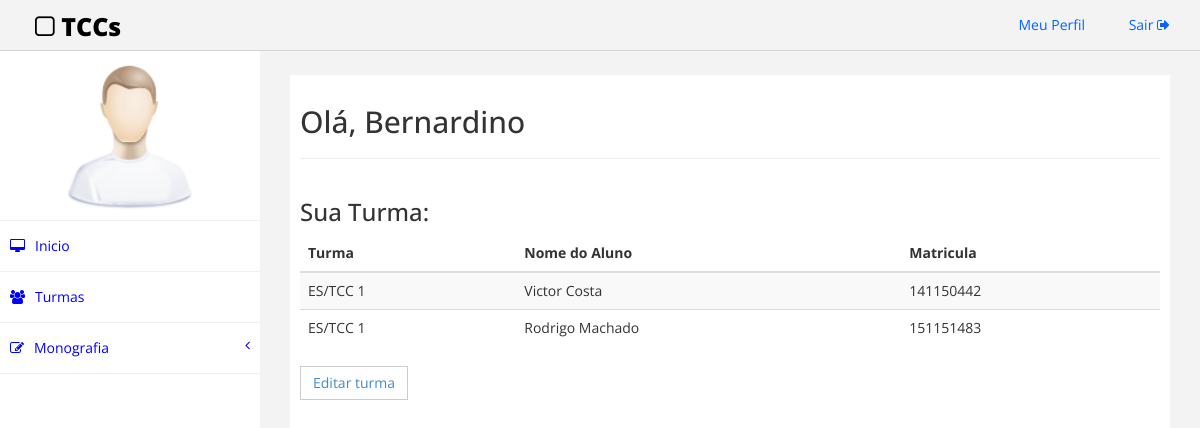
The app's page /src/indexCoordenador.php (signed in), older data.
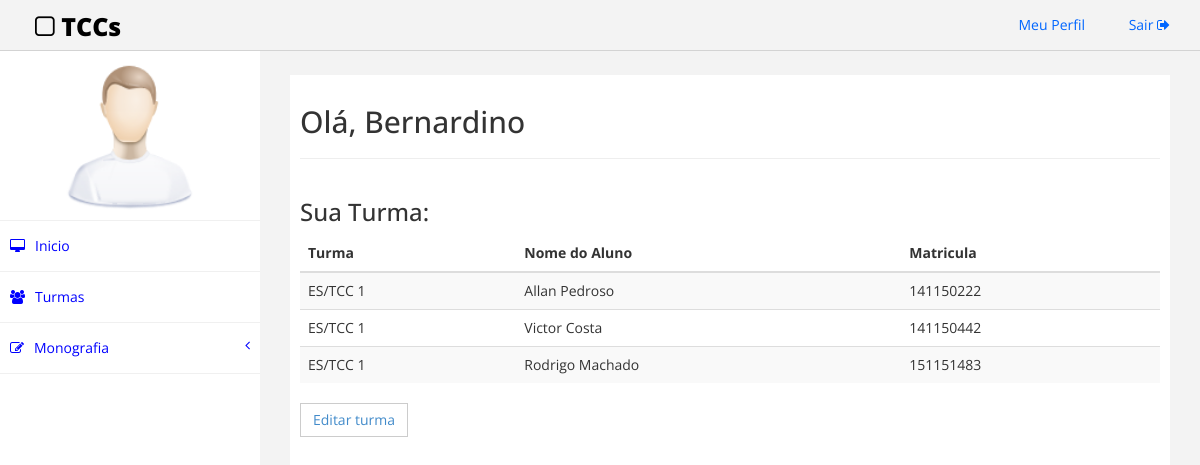
The same page, newer data.
### tables this page shows
CREATE TABLE IF NOT EXISTS `professor` (
  `siape` varchar(20) NOT NULL,
  `nome` varchar(50) NOT NULL,
  `senha` varchar(45) NOT NULL,
  `email` varchar(50) NOT NULL,
  PRIMARY KEY (`siape`)
);

CREATE TABLE IF NOT EXISTS `turma_has_aluno` (
  `Turma_nomeTurma` varchar(15) NOT NULL,
  `Aluno_matricula` varchar(50) NOT NULL,
  PRIMARY KEY (`Turma_nomeTurma`,`Aluno_matricula`),
  KEY `fk_Turma_has_Aluno_Aluno1_idx` (`Aluno_matricula`),
  KEY `fk_Turma_has_Aluno_Turma1_idx` (`Turma_nomeTurma`)
);

CREATE TABLE IF NOT EXISTS `aluno` (
  `matricula` varchar(50) NOT NULL,
  `nome` varchar(50) NOT NULL,
  `senha` varchar(45) NOT NULL,
  `email` varchar(50) NOT NULL,
  PRIMARY KEY (`matricula`)
);

### src/indexCoordenador.php (the view, shortened to what this page needs)
<!DOCTYPE html>
<html>
<head>
    <link href="assets/css/bootstrap.css" rel="stylesheet" />
    <link href="assets/css/font-awesome.css" rel="stylesheet" />
    <link href="assets/css/custom.css" rel="stylesheet" />
</head>
<body>
    <div id="wrapper">
        <div class="navbar navbar-inverse navbar-fixed-top">
            <div class="adjust-nav">
                <div class="navbar-header">
                    <a class="navbar-brand" href="#"><i class="fa fa-square-o "></i>&nbsp;TCCs</a>
                </div>
                <div class="navbar-collapse collapse">
                    <ul class="nav navbar-nav navbar-right">
                        <li><a href="./perfil.php">Meu Perfil <i class="fa fa-user-circle "></i></a></li>
                        <li><a href="./action/logout.php">Sair <i class="fa fa-sign-out "></i></a></li>
                    </ul>
                </div>
            </div>
        </div>
        <nav class="navbar-default navbar-side" role="navigation">
            <div class="sidebar-collapse">
                <ul class="nav" id="main-menu">
                    <li class="text-center user-image-back">
                        <img src="assets/img/find_user.png" class="img-responsive user-image" />
                    </li>
                    <li>
                        <a href="indexCoordenador.php"><i class="fa fa-desktop "></i>Inicio</a>
                    </li>
                    <li>
                        <a href="turmas.php"><i class="fa fa-users "></i>Turmas</a>
                    </li>
                            <li>
                                <a href="#"><i class="fa fa-edit "></i>Monografia<span class="fa arrow"></span></a>
                            </li>
                        </ul>
            </div>
        </nav>
        <div id="page-wrapper">
            <div id="page-inner">
                <div class="row">
                    <div class="col-md-12">
                        <h2>Olá, <?php
                                $conn = new Connection();
                                $connection = $conn->getConnection();
                                $sql = "SELECT nome FROM professor WHERE siape = '".$_SESSION['usuario']."'";
                                $resultado = mysqli_query($connection, $sql) or die ("Erro ao conectar na tabela " . mysqli_error($connection));
                                $row = $resultado->fetch_assoc();
                                        echo $row['nome'];
                            ?></h2>
                            <hr>
                    </div>
                </div>
               <div class="row">
                    <div class="col-md-12">
                        <h3>Sua Turma:</h3>
                        <table class="table table-striped table-hover table-responsive">
                            <thead>
                                <tr>
                                    <th>
                                        Turma
                                    </th>
                                    <th>
                                        Nome do Aluno
                                    </th>
                                    <th>
                                        Matricula
                                    </th>
                                </tr>
                            </thead>
                            <tbody>
                                <?php
                                    $conn = new Connection();
                                    $connection = $conn->getConnection();
                                    $sql = "SELECT nomeTurma FROM turma WHERE Professor_siape = '".$_SESSION['usuario']."'";
                                    $resultado = mysqli_query($connection, $sql) or die ("Erro ao conectar na tabela " . mysqli_error($connection));
                                    $row = $resultado->fetch_assoc();
                                    $Turma = $row['nomeTurma'];
                                    $sql = "SELECT `aluno`.`nome`, `turma_has_aluno`.`Turma_nomeTurma`, `turma_has_aluno`.`Aluno_matricula`
                                            FROM `turma_has_aluno`
                                                LEFT JOIN `aluno` ON `turma_has_aluno`.`Aluno_matricula` = `aluno`.`matricula`
                                            WHERE (`turma_has_aluno`.`Turma_nomeTurma` = '".$Turma."');
                                            ";
                                    $resultado = mysqli_query($connection, $sql) or die ("Erro ao conectar na tabela " . mysqli_error($connection));
                                    while($row = $resultado->fetch_assoc()) {
                                            echo "<tr>
                                                    <td>
                                                        ".$row["Turma_nomeTurma"]."
                                                    </td>
                                                    <td>
                                                        ".$row["nome"]."
                                                    </td>
                                                    <td>
                                                        ".$row["Aluno_matricula"]."
                                                    </td>
                                                </tr>";
                                    }
                                ?>
                            </tbody>
                      </div>
                        <button class="btn btn-default"><a href="editarTurma.php">Editar turma</button>
                    </div>
                </div>
            </div>
        </div>
</body>
</html>

### src/assets/css/custom.css (style rules this page uses)
body { font-family: 'Open Sans', sans-serif; }
#wrapper { width: 100%; margin-top:50px; }
#page-wrapper { padding: 15px 15px; min-height: 600px; background:#F3F3F3; }
#page-inner { width:100%; margin:10px 20px 10px 0px; background-color:#fff!important; padding:10px; min-height:1200px; }
.text-center { text-align:center; }
.user-image-back { background-color: white; padding: 10px; }
.user-image { width: 150px; height: 150px; display: block; margin: 0 auto; }
.navbar-inverse .navbar-nav > li > a { color: #06F; }
.arrow { float: right; }
.fa.arrow:before { content: "\f104"; }
.sidebar-collapse , .sidebar-collapse .nav { background:none; }
.sidebar-collapse .nav { padding:0; }
.sidebar-collapse .nav > li > a { background: #FFFFFF; text-shadow: none; color:#0000FF; }
.sidebar-collapse > .nav > li > a { padding:15px 10px; }
.sidebar-collapse > .nav > li { border-bottom: 1px solid rgba(240, 240, 240, 1) !important; }
.navbar-side { border:none; background-color: #202020; }
.navbar-inverse { background-color: #f3f3f3; border-color: #D3D3D3; }
.navbar-default { border:0px solid #DDDDDD; }
.nav > li > a > i { margin-right:10px; }
.navbar-inverse .navbar-brand { color: #000000; font-size: 25px; font-weight: 900; }
.adjust-nav { padding-left:20px;padding-right:20px; }
.btn { border-radius: 0px; -webkit-border-radius: 0px; -moz-border-radius: 0px; }
@media (min-width:768px) { #page-wrapper { margin: 0 0 0 260px; padding: 15px 30px; min-height: 1200px; } }
@media (min-width:768px) { .navbar-side { z-index: 1; position: absolute; width: 260px; } }
@media (min-width:768px) { .navbar { border-radius: 0px; } }

Row changes from the older to the newer data that the page shows:
added turma_has_aluno: Turma_nomeTurma "ES/TCC 1", Aluno_matricula.nome "Allan Pedroso", Aluno_matricula "141150222"
